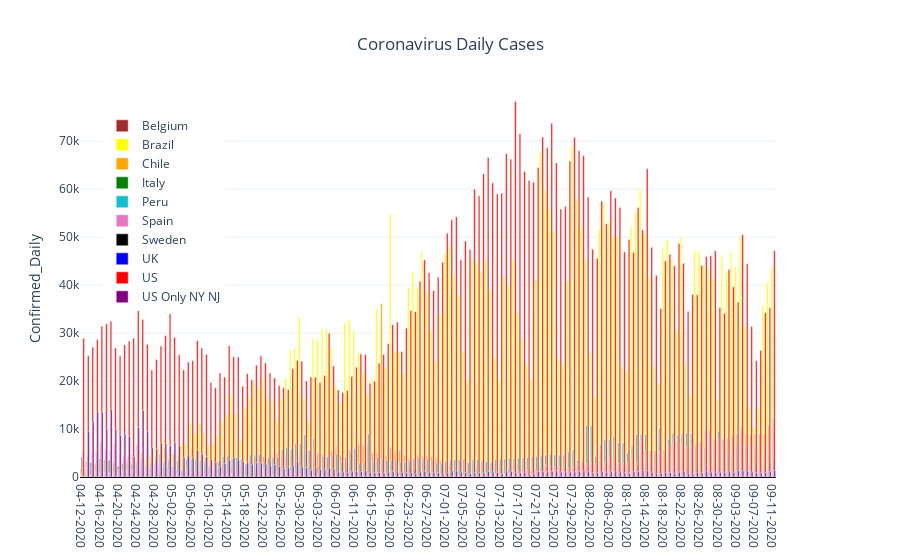

Write notebook code for a chart like this one.
### Code cell
fig = make_subplots(specs=[[{'secondary_y':True}]])
for mycountry in countries_list:
    fig.add_trace(go.Bar(x=country_df[country_df['Country_Region']==mycountry]['Date'],
                               y=country_df[country_df['Country_Region']==mycountry]['Confirmed_Daily'],
                               name = rename_dict[mycountry],
                               marker = {'color':colors_dict[mycountry]},width = 0.35),
                  secondary_y = False)

fig.update_layout(showlegend = True,
                legend= dict(x=0.03,y=0.97),
                title='Coronavirus Daily Cases',
                title_x= 0.5,
                yaxis={'title':'Confirmed_Daily',
                       'range': [0.0,country_df['Confirmed_Daily'].max()+300.0],
                       'zeroline':True,'zerolinecolor':'#000000','zerolinewidth':2.0},
                template='plotly_white')
fig.show()
fig.write_image(r'C:\__YOUTUBE__\__POLITICS__\Coronavirus\outputdata\W6-CV_Daily_Cases.png',width = 852,height = 480)

### Figure 1 — Plotly figure (JSON) as saved in the notebook; plotly's stock layout.template omitted (floating-point values rounded to 4 significant figures; data arrays with more than 128 entries replaced by an {"elided": "..."} marker saying what was removed)
{"data": [{"marker": {"color": "brown"}, "name": "Belgium", "type": "bar", "width": 0.35, "x": {"elided": "153 str values"}, "xaxis": "x", "y": {"elided": "153 int values"}, "yaxis": "y"}, {"marker": {"color": "yellow"}, "name": "Brazil", "type": "bar", "width": 0.35, "x": {"elided": "153 str values"}, "xaxis": "x", "y": {"elided": "153 int values"}, "yaxis": "y"}, {"marker": {"color": "orange"}, "name": "Chile", "type": "bar", "width": 0.35, "x": {"elided": "153 str values"}, "xaxis": "x", "y": {"elided": "153 int values"}, "yaxis": "y"}, {"marker": {"color": "green"}, "name": "Italy", "type": "bar", "width": 0.35, "x": {"elided": "153 str values"}, "xaxis": "x", "y": {"elided": "153 int values"}, "yaxis": "y"}, {"marker": {"color": "#17becf"}, "name": "Peru", "type": "bar", "width": 0.35, "x": {"elided": "153 str values"}, "xaxis": "x", "y": {"elided": "153 int values"}, "yaxis": "y"}, {"marker": {"color": "#e377c2"}, "name": "Spain", "type": "bar", "width": 0.35, "x": {"elided": "153 str values"}, "xaxis": "x", "y": {"elided": "153 int values"}, "yaxis": "y"}, {"marker": {"color": "black"}, "name": "Sweden", "type": "bar", "width": 0.35, "x": {"elided": "153 str values"}, "xaxis": "x", "y": {"elided": "153 int values"}, "yaxis": "y"}, {"marker": {"color": "blue"}, "name": "UK", "type": "bar", "width": 0.35, "x": {"elided": "153 str values"}, "xaxis": "x", "y": {"elided": "153 int values"}, "yaxis": "y"}, {"marker": {"color": "red"}, "name": "US", "type": "bar", "width": 0.35, "x": {"elided": "153 str values"}, "xaxis": "x", "y": {"elided": "153 int values"}, "yaxis": "y"}, {"marker": {"color": "purple"}, "name": "US Only NY NJ", "type": "bar", "width": 0.35, "x": {"elided": "153 str values"}, "xaxis": "x", "y": {"elided": "153 int values"}, "yaxis": "y"}], "layout": {"legend": {"x": 0.03, "y": 0.97}, "showlegend": true, "title": {"text": "Coronavirus Daily Cases", "x": 0.5}, "xaxis": {"anchor": "y", "domain": [0, 0.94]}, "yaxis": {"anchor": "x", "domain": [0, 1], "range": [0, 78610], "title": {"text": "Confirmed_Daily"}, "zeroline": true, "zerolinecolor": "#000000", "zerolinewidth": 2}, "yaxis2": {"anchor": "x", "overlaying": "y", "side": "right"}}}
